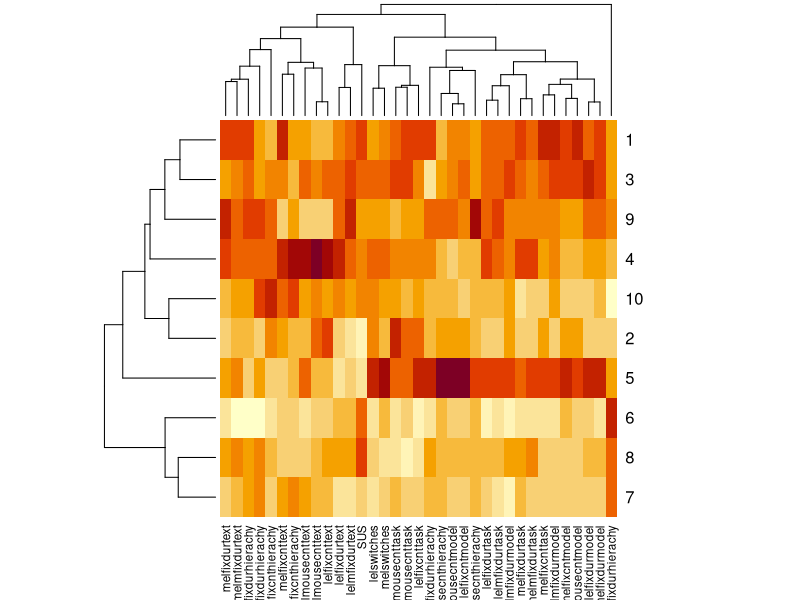
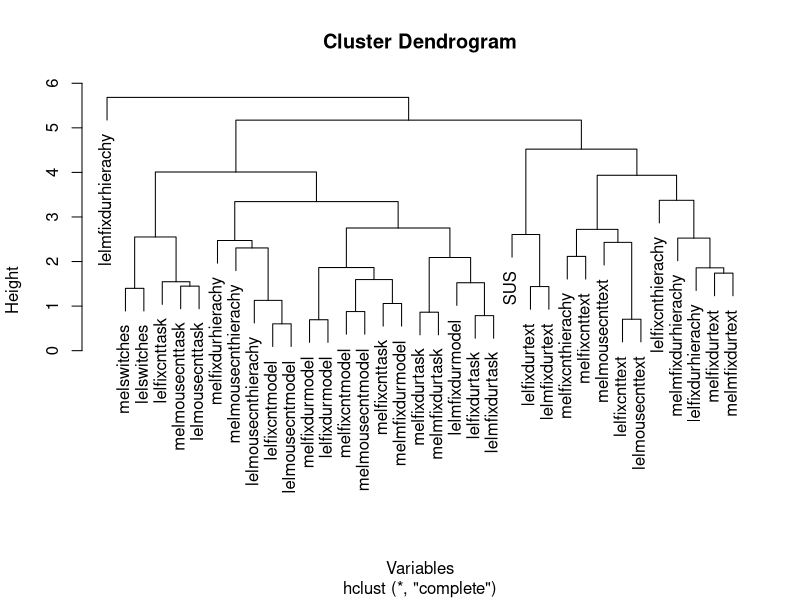
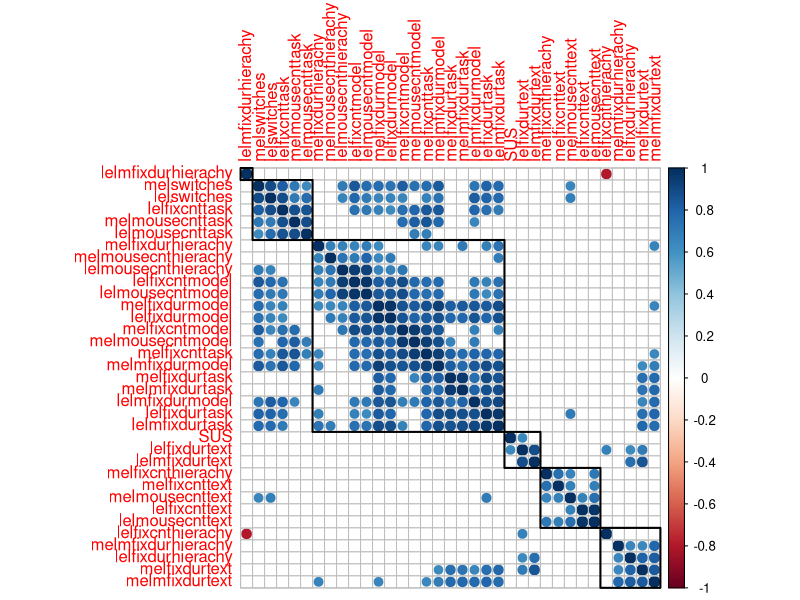

Generate these figures, in order, with R:
## ---- chunk 1
userdata <- read.table("OSSStudy4.csv", header=T) # OSSstudy4.txt has mean mouse duration
df <- scale(userdata)
#png("subject-clusters-splitmouse.png")
h <- heatmap(df[,c(2:20,39:54)], scale="column")
## ---- chunk 2
plot(hclust(dist(t(df[,c(2:20,39:54)]))), xlab="Variables")
## ---- chunk 3
library('corrplot')
cors <- cor.mtest(df[,c(2:20,39:54)], conf.level=0.95)
corrplot(cor(df[,c(2:20,39:54)]), p.mat=cors$p, order="hclust", addrec=6, sig.level=0.05, insig="blank")
